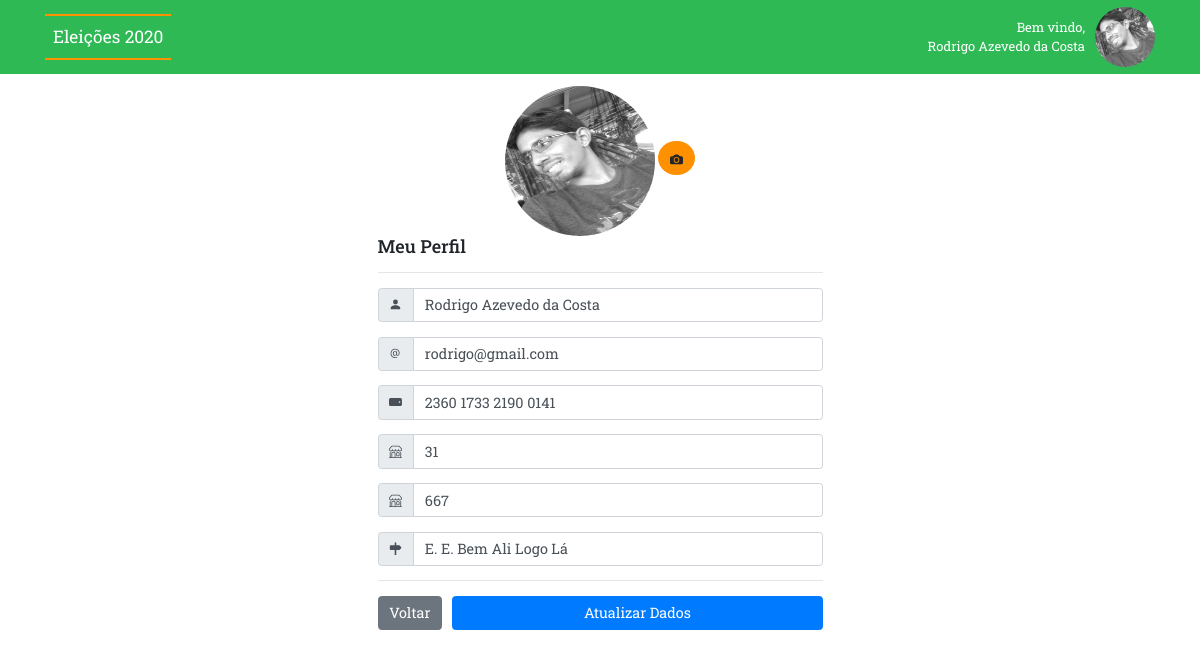
Screenshot of /perfil.php (signed in) with the database file from the repository.
### tables this page shows
CREATE TABLE `eleitor` (
  `id` int(5) NOT NULL,
  `nome` varchar(80) NOT NULL,
  `cpf` int(15) NOT NULL,
  `sexo` varchar(20) NOT NULL,
  `email` varchar(80) NOT NULL,
  `senha` varchar(8) NOT NULL,
  `numero` varchar(20) NOT NULL,
  `secao` int(5) NOT NULL,
  `zona` int(5) NOT NULL,
  `local` varchar(50) NOT NULL
);

### perfil.php (the view, shortened to what this page needs)
<?php
    $link = mysqli_connect("localhost", "root", "", "eleicao_db");
    $login = $_SESSION['login'];
    $query = 'SELECT * FROM eleitor WHERE cpf = '.$login.' ';
    $result = mysqli_query($link, $query);
	  $dados = mysqli_fetch_assoc($result);
?>
<!doctype html>
<html lang="en">
<head>
  <link rel="stylesheet" href="https://stackpath.bootstrapcdn.com/bootstrap/4.5.2/css/bootstrap.min.css">
  <link rel="stylesheet" href="https://maxcdn.bootstrapcdn.com/font-awesome/4.7.0/css/font-awesome.min.css">
  <link rel="stylesheet" href="css/general.css">
  <link rel="stylesheet" href="css/perfil.css">
</head>
<body>
  <nav class="navbar fixed-top" id="mainNav">
    <div class="container">
      <a href="home.php">
        <div class="container-logo">Eleições 2020</div>
      </a>
      <div class="info">
        <div class="info-text">
          <span>Bem vindo, </span>
          <span><?php echo $dados['nome']; ?></span>
        </div>
        <div class="info-img"></div>
      </div>
    </div>
  </nav>
  <div class="container perfil-content">
    <div class="row">
      <div class="col"></div>
      <div class="col-5">
        <form id="formPerfil" name="formPerfil" method="post" action="php/salvarPerfil.php">
          <div class="text-center">
            <img src="img/perfil.jpg" alt="Imagem de Perfil" width="150" height="150" class="rounded-circle profile-img">
            <a href="#" title="Trocar foto de perfil">
              <label class="btn btn-default btn-file">
              </label>
            </a>
          </div>
          <h5>Meu Perfil</h5>
          <hr>
          <div class="form-group">
            <div class="input-group mb-2">
                <div class="input-group-prepend">
                    <div class="input-group-text">
                    <svg width="1em" height="1em" viewBox="0 0 16 16" class="bi bi-person-fill" fill="currentColor" xmlns="http://www.w3.org/2000/svg">
                      <path fill-rule="evenodd" d="M3 14s-1 0-1-1 1-4 6-4 6 3 6 4-1 1-1 1H3zm5-6a3 3 0 1 0 0-6 3 3 0 0 0 0 6z"/>
                    </svg>
                    </div>
                </div>
                <input type="text" class="form-control" id="formGroupInputName" name="nome" value="<?php echo $dados['nome']; ?>" placeholder="Nome Completo">
            </div>
          </div>
          <div class="form-group">
            <div class="input-group mb-2">
                <div class="input-group-prepend">
                    <div class="input-group-text">
                    </div>
                </div>
                <input type="text" class="form-control" id="formGroupInputEmail" name="email" value="<?php echo $dados['email']; ?>" placeholder="Email">
            </div>
          </div>
          <div class="form-group">
            <div class="input-group mb-2">
                <div class="input-group-prepend">
                    <div class="input-group-text">
                    <svg width="1em" height="1em" viewBox="0 0 16 16" class="bi bi-phone-landscape-fill" fill="currentColor" xmlns="http://www.w3.org/2000/svg">
                      <path fill-rule="evenodd" d="M2 12.5a2 2 0 0 1-2-2v-6a2 2 0 0 1 2-2h12a2 2 0 0 1 2 2v6a2 2 0 0 1-2 2H2zm11-6a1 1 0 1 1 0 2 1 1 0 0 1 0-2z"/>
                    </svg>
                    </div>
                </div>
                <input type="text" class="form-control" id="formGroupInputNumero" name="numero" value="<?php echo $dados['numero']; ?>" placeholder="Número único de identificação" title="Número único de identificação">
            </div>
          </div>
          <div class="form-group">
            <div class="input-group mb-2">
                <div class="input-group-prepend">
                    <div class="input-group-text">
                    </div>
                </div>
                <input type="text" class="form-control" id="formGroupInputZona" name="zona" value="<?php echo $dados['zona']; ?>" placeholder="Zona" title="Zona">
            </div>
          </div>
          <div class="form-group">
            <div class="input-group mb-2">
                <div class="input-group-prepend">
                    <div class="input-group-text">
                    </div>
                </div>
                <input type="text" class="form-control" id="formGroupInputSecao" name="secao" value="<?php echo $dados['secao']; ?>" placeholder="Seção" title="Seção">
            </div>
          </div>
          <div class="form-group">
            <div class="input-group mb-2">
                <div class="input-group-prepend">
                    <div class="input-group-text">
                      <svg width="1em" height="1em" viewBox="0 0 16 16" class="bi bi-signpost-fill" fill="currentColor" xmlns="http://www.w3.org/2000/svg">
                        <path d="M7 1.414V4h2V1.414a1 1 0 0 0-2 0zM1 5a1 1 0 0 1 1-1h10.532a1 1 0 0 1 .768.36l1.933 2.32a.5.5 0 0 1 0 .64L13.3 9.64a1 1 0 0 1-.768.36H2a1 1 0 0 1-1-1V5zm6 5h2v6H7v-6z"/>
                      </svg>
                    </div>
                </div>
                <input type="text" class="form-control" id="formGroupInputLocal" name="local" value="<?php echo $dados['local']; ?>" placeholder="Local de votação" title="Local de votação">
            </div>
          </div>
          <hr>
          <div class="form-group" id="form-button-profile">
            <a class="btn btn-secondary" href="home.php" role="button">Voltar</a>
            <button name="saveProfile" class="btn btn-primary">Atualizar Dados</button>
          </div>
        </form>
      </div>
      <div class="col"></div>
    </div>
  </div>
</body>
</html>

### css/general.css (style rules this page uses)
* { font-family: 'Roboto Slab', serif; font-size: 0.9rem; }
.navbar { background-color: #2EB955; color: white; }
.container-logo { border-top:2px solid #FF9000; border-bottom:2px solid #FF9000; font-size: 1.2rem; padding: 8px; }
.info-text { display: flex; flex-direction: column; align-items: flex-end; }
.info { display: flex; flex-direction: row; align-items: center; }
.info-img { width: 60px; height: 60px; border-radius: 50%; margin-left: 10px; background-image: url('../img/perfil.jpg'); background-position: center; background-repeat: no-repeat; background-size: cover; }
a, a:hover { text-decoration: none; color: white; }

### css/perfil.css (style rules this page uses)
.perfil-content { margin-top: 6rem; }
#form-button-profile { display: flex; flex-direction: row; justify-content: space-between; }
#form-button-profile .btn-primary { margin-left: 10px; flex-grow: 2; }
.btn-file { border-radius: 50%; background-color: #FF9000; }

### rows the page displays
eleitor: nome "Rodrigo Azevedo da Costa", email "rodrigo@gmail.com", numero "2360 1733 2190 0141", zona "31", secao "667", local "E. E. Bem Ali Logo Lá"
